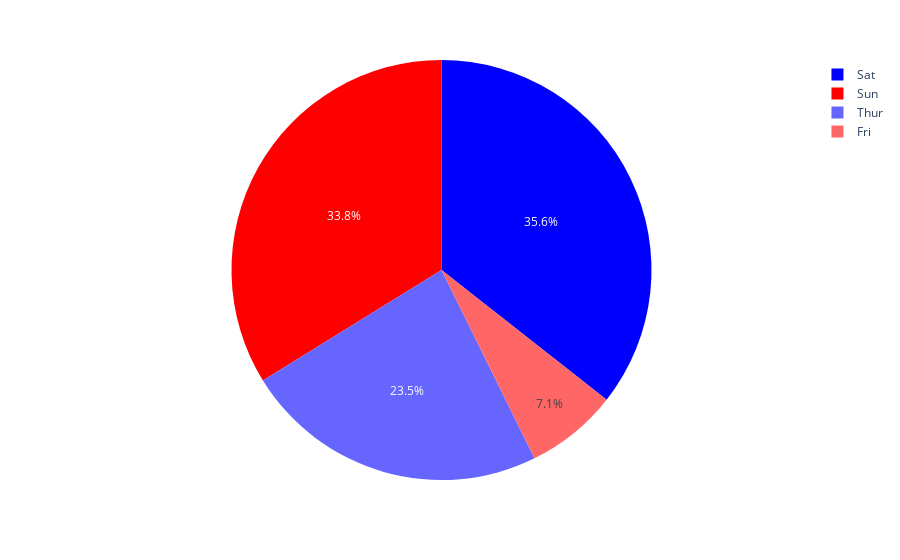

Here is the notebook cell this chart was saved with:
### Code cell
import plotly.express as px
df = px.data.tips()
fig = px.pie(df, values='tip', names='day', color_discrete_sequence=px.colors.sequential.Bluered)
fig.show()

### Figure 1 — Plotly figure (JSON) as saved in the notebook; plotly's stock layout.template omitted (floating-point values rounded to 4 significant figures; data arrays with more than 128 entries replaced by an {"elided": "..."} marker saying what was removed)
{"data": [{"domain": {"x": [0, 1], "y": [0, 1]}, "hovertemplate": "day=%{label}<br>tip=%{value}<extra></extra>", "labels": {"elided": "244 str values"}, "legendgroup": "", "name": "", "showlegend": true, "type": "pie", "values": {"elided": "244 float values"}}], "layout": {"autosize": true, "legend": {"tracegroupgap": 0}, "margin": {"t": 60}, "piecolorway": ["rgb(0,0,255)", "rgb(255,0,0)"]}}
